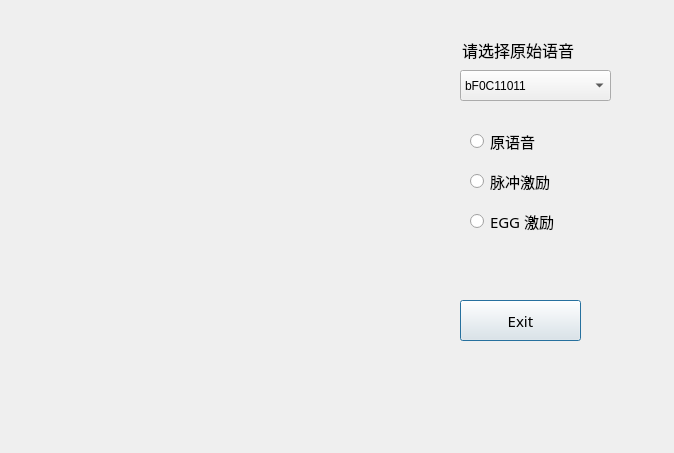
<?xml version="1.0" encoding="UTF-8"?>
<ui version="4.0">
 <class>Klatt</class>
 <widget class="QDialog" name="Klatt">
  <property name="geometry">
   <rect>
    <x>0</x>
    <y>0</y>
    <width>674</width>
    <height>453</height>
   </rect>
  </property>
  <property name="windowTitle">
   <string>Klatt声码器</string>
  </property>
  <property name="styleSheet">
   <string notr="true">#Klatt {
border-image: url(:/new/prefix1/background.jpg);
}
#Klatt * {
border-image:url();
}
</string>
  </property>
  <widget class="QPushButton" name="klatt_exit">
   <property name="geometry">
    <rect>
     <x>460</x>
     <y>300</y>
     <width>121</width>
     <height>41</height>
    </rect>
   </property>
   <property name="font">
    <font>
     <family>黑体</family>
     <pointsize>11</pointsize>
    </font>
   </property>
   <property name="layoutDirection">
    <enum>Qt::LeftToRight</enum>
   </property>
   <property name="autoFillBackground">
    <bool>true</bool>
   </property>
   <property name="text">
    <string>Exit</string>
   </property>
  </widget>
  <widget class="QLabel" name="klattfigure">
   <property name="geometry">
    <rect>
     <x>50</x>
     <y>30</y>
     <width>371</width>
     <height>381</height>
    </rect>
   </property>
   <property name="text">
    <string/>
   </property>
   <property name="scaledContents">
    <bool>true</bool>
   </property>
  </widget>
  <widget class="QWidget" name="layoutWidget">
   <property name="geometry">
    <rect>
     <x>470</x>
     <y>122</y>
     <width>101</width>
     <height>121</height>
    </rect>
   </property>
   <layout class="QVBoxLayout" name="verticalLayout">
    <item>
     <widget class="QRadioButton" name="klatt_origin">
      <property name="font">
       <font>
        <family>黑体</family>
        <pointsize>11</pointsize>
       </font>
      </property>
      <property name="cursor">
       <cursorShape>ArrowCursor</cursorShape>
      </property>
      <property name="text">
       <string>原语音</string>
      </property>
     </widget>
    </item>
    <item>
     <widget class="QRadioButton" name="klatt_pulse">
      <property name="font">
       <font>
        <family>黑体</family>
        <pointsize>11</pointsize>
       </font>
      </property>
      <property name="text">
       <string>脉冲激励</string>
      </property>
     </widget>
    </item>
    <item>
     <widget class="QRadioButton" name="klatt_EGG">
      <property name="font">
       <font>
        <family>黑体</family>
        <pointsize>11</pointsize>
       </font>
      </property>
      <property name="text">
       <string>EGG 激励</string>
      </property>
     </widget>
    </item>
   </layout>
  </widget>
  <widget class="QComboBox" name="klatt_comboBox">
   <property name="geometry">
    <rect>
     <x>460</x>
     <y>70</y>
     <width>151</width>
     <height>31</height>
    </rect>
   </property>
   <item>
    <property name="text">
     <string>bF0C11011</string>
    </property>
   </item>
   <item>
    <property name="text">
     <string>bF0C11022</string>
    </property>
   </item>
   <item>
    <property name="text">
     <string>bF0C11031</string>
    </property>
   </item>
   <item>
    <property name="text">
     <string>bF0C11041</string>
    </property>
   </item>
   <item>
    <property name="text">
     <string>bM0C01013</string>
    </property>
   </item>
   <item>
    <property name="text">
     <string>bM0C01023</string>
    </property>
   </item>
   <item>
    <property name="text">
     <string>bM0C01051</string>
    </property>
   </item>
  </widget>
  <widget class="QLineEdit" name="lineEdit">
   <property name="geometry">
    <rect>
     <x>460</x>
     <y>40</y>
     <width>161</width>
     <height>21</height>
    </rect>
   </property>
   <property name="font">
    <font>
     <family>微软雅黑</family>
     <pointsize>12</pointsize>
    </font>
   </property>
   <property name="cursor">
    <cursorShape>ArrowCursor</cursorShape>
   </property>
   <property name="styleSheet">
    <string notr="true">QLineEdit{background-color:rgba(255,0,0,0);border-radius:0px;}</string>
   </property>
   <property name="text">
    <string>请选择原始语音</string>
   </property>
  </widget>
 </widget>
 <resources/>
 <connections/>
</ui>
